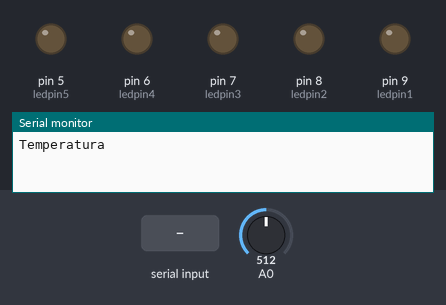
The sketch below on a simulated Arduino Uno, built with avr-gcc and run on an emulated ATmega328P. Shown: output pins drawn as LEDs (lit = HIGH), the last lines printed to the serial monitor. Inputs (shaded band) come from the test bench; at power-on: A0 = 512. Pins used as bus, display or sensor lines are not drawn.

Above: at 1.3 s.
1.4 s: "1" received over the second serial link
At 2.9 s:
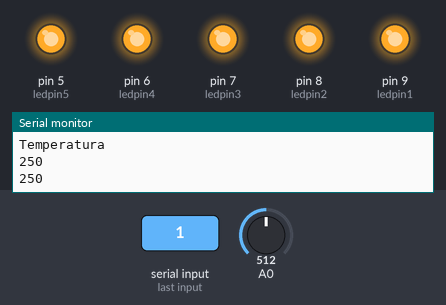
3.9 s: A0 set to 68
6.6 s: A0 set to 58
At 9.3 s:
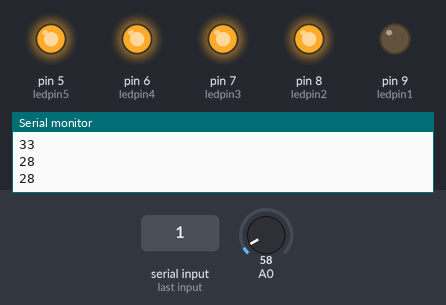
9.6 s: A0 set to 20
At 12.3 s:
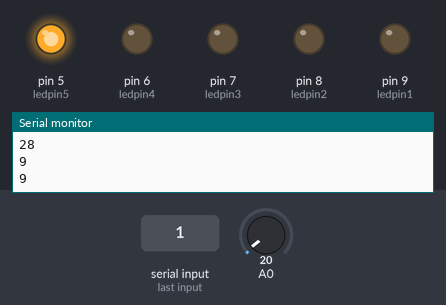
12.6 s: A0 set to 23
At 14.7 s:
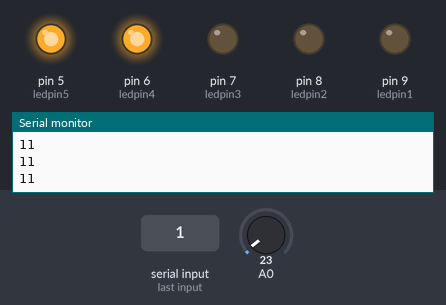
15.1 s: A0 set to 40
At 18.0 s:
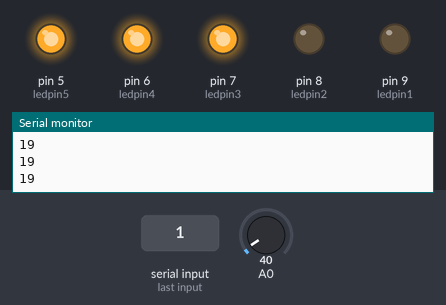
Timing chart, 0 to 19.1 s (numbered marks = the images above; inputs shaded):
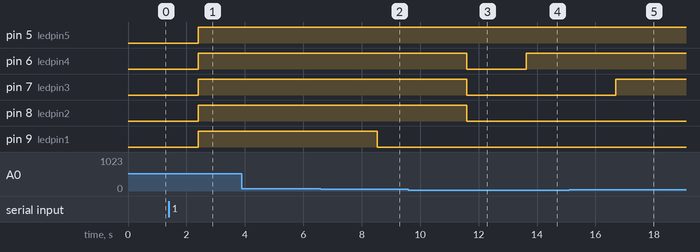

The sketch:

Taller_12B_punto_4.ino
```cpp
/*
 *
 */

#include <SoftwareSerial.h>         //libreria necesaria para utilizar pines diferentes al 0 y 1 como TX y RX

//pines de RX y TX
SoftwareSerial miBT(10 , 11);      //pin 10 ->RX; pin 11->TX

//variables bluetooth
int power = 12;

char rxChar = 0;                                  // Variable para recibir datos del puerto serie
int ledpin1 = 9;                              // Pin donde se encuentra conectado el led (pin 9)
int ledpin2 = 8;
int ledpin3 = 7;
int ledpin4 = 6;
int ledpin5 = 5;
int ledpin6 = 4;


// variavles sensor temperatura
String indices[5] = {"Muy caliente", "Caliente", "Agradable", "Frio", "Muy Frio"};

float dato;
int c;
String t;
int valor = 0;


void setup() {

  for(int i = 9; i>4; i--)
  {
    pinMode(i,OUTPUT);            //Pines declarados como salida
  }

  Serial.begin(9600);

  pinMode(power,OUTPUT);
  digitalWrite(power,HIGH);
  delay(100);
  miBT.begin(9600);
  Serial.begin(9600);
  Serial.println("Temperatura");
}

void loop() {

  leerGrados();
  int prueba = (c,DEC);
  Serial.write(prueba);
  if(Serial.available())
  {
    miBT.write(Serial.read());
  }

  if(miBT.available())
  {
    leerGrados();
    Serial.println(c);
    delay(1000);
    temperaturaC(c);
  }
}


int leerGrados()
{
  dato = analogRead(A0);
  c = dato*0.49;        //conversión --> ((5000mV * Sensor)/1023)/(10mV) --> obtenemos un valor en mV se divide todo entre 10mV para obtener los grados
  delay(10);

   if(c<0)
   {
    c = 0;
   }
  return c;
}

void temperaturaC(int valor)
{

  if(valor>=30)
  {
    t = indices[0];
    digitalWrite(ledpin6,HIGH);
    digitalWrite(ledpin5,HIGH);
    digitalWrite(ledpin4,HIGH);
    digitalWrite(ledpin3,HIGH);
    digitalWrite(ledpin2,HIGH);
    digitalWrite(ledpin1,HIGH);
  }
  else if(valor>=24)
  {
    t = indices[1];
    digitalWrite(ledpin6,HIGH);
    digitalWrite(ledpin5,HIGH);
    digitalWrite(ledpin4,HIGH);
    digitalWrite(ledpin3,HIGH);
    digitalWrite(ledpin2,HIGH);
    digitalWrite(ledpin1,LOW);
  }
  else if(valor>=18)
  {
    t = indices[2];
    digitalWrite(ledpin6,HIGH);
    digitalWrite(ledpin5,HIGH);
    digitalWrite(ledpin4,HIGH);
    digitalWrite(ledpin3,HIGH);
    digitalWrite(ledpin2,LOW);
    digitalWrite(ledpin1,LOW);
  }
  else if(valor>=10)
  {
    t = indices[3];
    digitalWrite(ledpin6,HIGH);
    digitalWrite(ledpin5,HIGH);
    digitalWrite(ledpin4,HIGH);
    digitalWrite(ledpin3,LOW);
    digitalWrite(ledpin2,LOW);
    digitalWrite(ledpin1,LOW);
  }
  else if(valor>=4)
  {
    t = indices[4];
    digitalWrite(ledpin6,HIGH);
    digitalWrite(ledpin5,HIGH);
    digitalWrite(ledpin4,LOW);
    digitalWrite(ledpin3,LOW);
    digitalWrite(ledpin2,LOW);
    digitalWrite(ledpin1,LOW);
  }
}
```

Measured:
- the behaviour switches between 62 and 61 on A0 (found by bisection; images 1 and 2)
- the behaviour switches between 20 and 21 on A0 (found by bisection; images 3 and 4)
- after the input at 1.4 s, pin 5 (ledpin5), pin 6 (ledpin4), pin 7 (ledpin3), pin 8 (ledpin2), pin 9 (ledpin1): LOW → HIGH after 1.0 s
- after the input at 6.6 s, pin 9 (ledpin1): HIGH → LOW after 1.9 s
- after the input at 9.6 s, pin 6 (ledpin4), pin 7 (ledpin3), pin 8 (ledpin2): HIGH → LOW after 2.0 s
- after the input at 12.6 s, pin 6 (ledpin4): LOW → HIGH after 1.0 s
- after the input at 15.1 s, pin 7 (ledpin3): LOW → HIGH after 1.6 s
